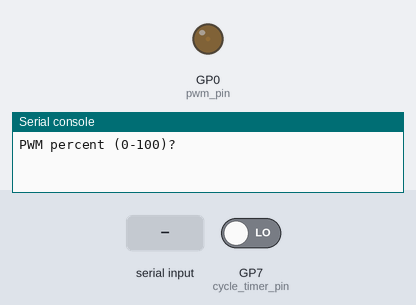
Bench run of a program on a simulated Raspberry Pi Pico running MicroPython. Parts: output pins drawn as LEDs (lit = HIGH), the last lines printed to the serial console. Inputs (shaded band) come from the test bench; at power-on: GP7 (cycle_timer_pin) LOW.

Above: at 1.2 s.
1.3 s: "90" typed at the serial console, then Enter
At 2.2 s:
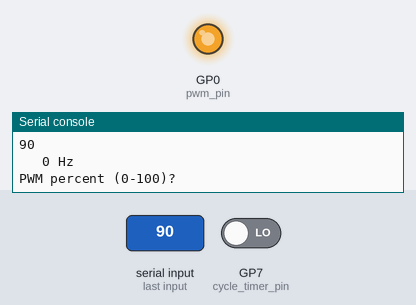
2.8 s: "200" typed at the serial console, then Enter
At 3.4 s:
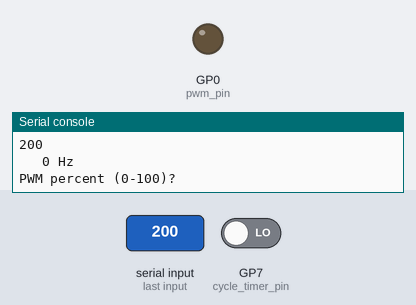
4.3 s: "0" typed at the serial console, then Enter
At 5.7 s:
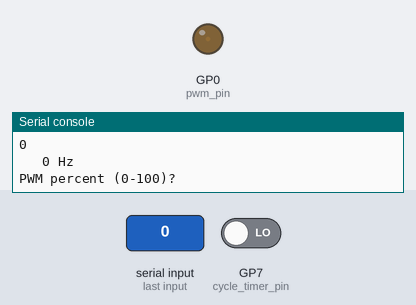
Timing chart, 0 to 7.3 s (numbered marks = the images above; inputs shaded):
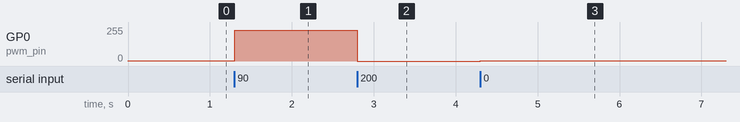

The program:

hello.A4949.RP2040.py
```python
# (licence header left out)
from rp2 import PIO,StateMachine,asm_pio
import machine,sys,time

machine.freq(250_000_000)

pwm_freq = 100_000_000
pwm_range = 1000
pwm_pin = 0

@asm_pio(sideset_init=PIO.OUT_LOW)
def pwm_prog():
    pull(noblock).side(0) # empty FIFO moves X to OSR
    mov(x,osr) # OSR has PWM threshold
    mov(y,isr) # ISR has PWM range
    label("loop")
    jmp(x_not_y,"skip")
    nop().side(1) # toggle output when X matches Y
    label("skip")
    jmp(y_dec,"loop") # loop over Y

class pwm_pio:
    def __init__(self,sm_id,pwm_pin,pwm_range,pwm_freq):
        self._sm = StateMachine(sm_id,pwm_prog,freq=pwm_freq,sideset_base=machine.Pin(pwm_pin))
        self._sm.put(pwm_range)
        self._sm.exec("pull()")
        self._sm.exec("mov(isr,osr)")
        self._sm.active(1)
        self._max_count = pwm_range
        self.put = self._sm.put

pwm = pwm_pio(0,pwm_pin,pwm_range,pwm_freq)
pwm.put(0)

@asm_pio()
def cycle_timer_prog():
    label("start")
    #
    pull() # load and save timer init
    mov(x,osr)
    mov(y,x)
    #
    # wait for pin high
    #
    label("wait high")
    jmp(pin,"wait high continue")
    jmp(x_dec,"wait high")
    jmp("timeout")
    #
    label("wait high continue")
    #
    # wait for pin low
    #
    label("wait low")
    jmp(pin,"wait low skip")
    jmp("wait low continue")
    label("wait low skip")
    jmp(x_dec,"wait low")
    jmp("timeout")
    #
    label("wait low continue")
    mov(x,y) # reset x
    #
    # time low
    #
    label("time low")
    jmp(pin,"time low continue") # 1 clock cycle
    jmp(x_dec,"time low") # 1 clock cycle
    jmp("timeout")
    #
    label("time low continue")
    #
    # time high
    #
    label("time high")
    jmp(pin,"time high skip") # 1 clock cycle
    jmp("time high continue")
    label("time high skip")
    jmp(x_dec,"time high") # 1 clock cycle
    jmp("timeout")
    #
    label("time high continue")
    #
    # return
    #
    mov(isr,x)
    push()
    jmp("start")
    #
    # timeout
    #
    label("timeout")
    mov(isr,y)
    push()
    jmp("start")

class cycle_timer_pio:
    def __init__(self,sm_id,cycle_timer_pin,cycle_timer_freq):
        self._sm = rp2.StateMachine(sm_id,cycle_timer_prog,
            jmp_pin=machine.Pin(cycle_timer_pin),freq=cycle_timer_freq)
        self._sm.active(1)
        self.get = self._sm.get
        self.put = self._sm.put

cycle_timer_pin = 7
cycle_timer_freq = 10_000_000
cycle_timer_init = 1_000_000
cycle_timer = cycle_timer_pio(1,cycle_timer_pin,cycle_timer_freq)

def get_count():
    cycle_timer.put(cycle_timer_init)
    return cycle_timer_init-cycle_timer.get()

while True:
    percent = float(input("PWM percent (0-100)? "))
    count = int((percent/100)*pwm_range)
    pwm.put(count)
    count = get_count()
    lastcount = -1
    tolerance = 0.0001
    while True:
        lastcount = count
        count = get_count()
        if (count != 0):
           freq = int(cycle_timer_freq/(2*count)) # 2 clock cycles/count
           print(f"   {freq} Hz")
           if (abs(count-lastcount)/count < tolerance): break
        else:
            print(f"   0 Hz")
            if (count == lastcount): break
        time.sleep_ms(10)
```

Measured:
- after the input at 1.3 s, GP0 (pwm_pin): 1/255 → 229/255 at once
- after the input at 2.8 s, GP0 (pwm_pin): 229/255 → 0/255 at once
- after the input at 4.3 s, GP0 (pwm_pin): 0/255 → 1/255 at once
